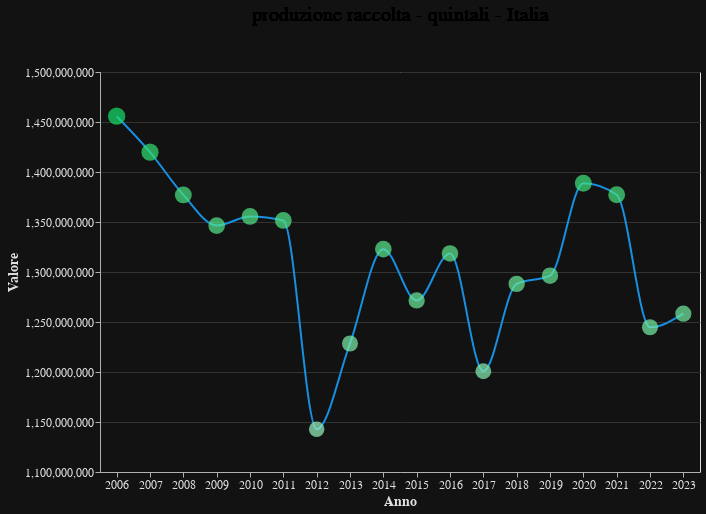

The cell this chart's notebook holds for it:
### Code cell
# Togli produzione totale - migliaia di quintali perchè arriva solo fino al 2019
data_filtered3 = data_filtered3[data_filtered3['Tipo dato'] != 'produzione totale - migliaia di quintali']

# Rinomina colonne di interesse
data_filtered3.rename(columns={'TIME': 'Anno', 'Value': 'Valore'}, inplace=True)

# Calcola valore totale per Tipo dato e TIME
summarized_df = data_filtered3.groupby(['Tipo dato', 'Anno', 'Territorio'])['Valore'].sum().reset_index()

# Rimuovi anno 2024 perchè mancano dei dati
summarized_df = summarized_df[summarized_df['Anno'] != 2024]

# Rimuovi unità foraggere
summarized_df = summarized_df[summarized_df['Tipo dato'] != 'unità foraggere']

# Seleziona solo Italia
summarized_df = summarized_df[summarized_df['Territorio'] == 'Italia']

# Crea una nuova colonna per concatenare il titolo
summarized_df['Title'] = summarized_df['Tipo dato'] + ' - ' + summarized_df['Territorio']

# Menù a tendina per "Tipo dato"
dropdown_options1 = sorted(summarized_df['Tipo dato'].unique().tolist())

# Selezione menù a tendina
dropdown1 = alt.binding_select(options=dropdown_options1, name = ' ')
selection1 = alt.selection_point(fields=['Tipo dato'], bind=dropdown1, name='SelectTipoDato', value = dropdown_options1[0])

#min_max_values = summarized_df.groupby(['Tipo dato', 'Territorio'])['Value'].agg(['min', 'max']).reset_index()

# Grafico a dispersione con cerchi
chart = alt.Chart(summarized_df).transform_filter(
    selection1 #& selection2
).mark_circle().encode(
    y='Valore:Q',
    x='Anno:N',
    size=alt.Size(field='Valore', type='quantitative', bin=alt.BinParams(maxbins=5)),
    color=alt.Color('Valore:Q', scale=alt.Scale(scheme='blues')),
    tooltip=['TIME', 'Valore']
).encode(
    x=alt.X('Anno:N', title='Anno', axis=alt.Axis(labelAngle=0, labelAlign='center', labelBaseline='top')),
    y=alt.Y('Valore:Q', title='Valore'),
    size=alt.Size('Valore:Q', scale=alt.Scale(range=[20, 300]), legend = None),
    color=alt.Color('Valore:Q', scale=alt.Scale(range=["#99f4be", "#18E169"])),
    tooltip=[alt.Tooltip('Anno:N'),
             alt.Tooltip('Valore:Q', format=',')]
    #tooltip=['Anno:N', 'Valore:Q']
).properties(
    width=600,
    #width = 'container',
    height=400
)

# Grafico a linee
line = alt.Chart(summarized_df).transform_filter(
    selection1
).mark_line(
    color="#188FE1",
    interpolate='monotone'
).encode(
    x=alt.X('Anno:N', title='Anno'),
    y=alt.Y('Valore:Q', title='Valore', scale=alt.Scale(zero=False)),
)

# Text chart per titolo dinamico
text = alt.Chart(summarized_df).transform_filter(
    selection1
).mark_text(
    align='center',
    dy=-15,
    fontSize=20
).encode(
    text='Title:N'
).properties(
    width=600,
    #width = 'container',
    height=30 
)

# Combina text chart and main chart
combined_chart = alt.vconcat(text, alt.layer(line, chart).add_selection(selection1))

# Salva il grafico in un file JSON
chart_json = combined_chart.to_json()
with open('chart_istat_smooth.json', 'w') as f:
    f.write(chart_json)

# Visualizza il grafico combinato
combined_chart

### Figure 1 — Vega-Lite specification as saved in the notebook (floating-point values rounded to 4 significant figures)
{"config": {"background": "#121212", "title": {"color": "#E0E0E0", "fontSize": 20}, "axis": {"domainColor": "#B0B0B0", "gridColor": "#333333", "tickColor": "#B0B0B0", "titleColor": "#E0E0E0", "labelColor": "#E0E0E0", "labelFontSize": 12, "titleFontSize": 14}, "legend": {"labelColor": "#E0E0E0", "titleColor": "#E0E0E0"}, "mark": {"color": "#1f77b4"}}, "vconcat": [{"mark": {"type": "text", "align": "center", "dy": -15, "fontSize": 20}, "encoding": {"text": {"field": "Title", "type": "nominal"}}, "height": 30, "transform": [{"filter": {"param": "SelectTipoDato"}}], "width": 600}, {"layer": [{"mark": {"type": "line", "color": "#188FE1", "interpolate": "monotone"}, "encoding": {"x": {"field": "Anno", "title": "Anno", "type": "nominal"}, "y": {"field": "Valore", "scale": {"zero": false}, "title": "Valore", "type": "quantitative"}}, "name": "view_4", "transform": [{"filter": {"param": "SelectTipoDato"}}]}, {"mark": {"type": "circle"}, "encoding": {"color": {"field": "Valore", "scale": {"range": ["#99f4be", "#18E169"]}, "type": "quantitative"}, "size": {"field": "Valore", "legend": null, "scale": {"range": [20, 300]}, "type": "quantitative"}, "tooltip": [{"field": "Anno", "type": "nominal"}, {"field": "Valore", "format": ",", "type": "quantitative"}], "x": {"axis": {"labelAlign": "center", "labelAngle": 0, "labelBaseline": "top"}, "field": "Anno", "title": "Anno", "type": "nominal"}, "y": {"field": "Valore", "title": "Valore", "type": "quantitative"}}, "transform": [{"filter": {"param": "SelectTipoDato"}}]}], "height": 400, "width": 600}], "data": {"name": "data-3a06aecd3a73440dd400274a6aeb4b4f"}, "params": [{"name": "SelectTipoDato", "select": {"type": "point", "fields": ["Tipo dato"]}, "bind": {"input": "select", "options": ["produzione raccolta - quintali", "produzione totale - quintali", "superficie in produzione - ettari", "superficie totale - are", "superficie totale - ettari"], "name": " "}, "value": "produzione raccolta - quintali", "views": ["view_4"]}], "$schema": "https://vega.github.io/schema/vega-lite/v5.8.0.json", "datasets": {"data-3a06aecd3a73440dd400274a6aeb4b4f": [{"Tipo dato": "produzione raccolta - quintali", "Anno": 2006, "Territorio": "Italia", "Valore": 1456000000.0, "Title": "produzione raccolta - quintali - Italia"}, {"Tipo dato": "produzione raccolta - quintali", "Anno": 2007, "Territorio": "Italia", "Valore": 1420000000.0, "Title": "produzione raccolta - quintali - Italia"}, {"Tipo dato": "produzione raccolta - quintali", "Anno": 2008, "Territorio": "Italia", "Valore": 1377000000.0, "Title": "produzione raccolta - quintali - Italia"}, {"Tipo dato": "produzione raccolta - quintali", "Anno": 2009, "Territorio": "Italia", "Valore": 1346000000.0, "Title": "produzione raccolta - quintali - Italia"}, {"Tipo dato": "produzione raccolta - quintali", "Anno": 2010, "Territorio": "Italia", "Valore": 1356000000.0, "Title": "produzione raccolta - quintali - Italia"}, {"Tipo dato": "produzione raccolta - quintali", "Anno": 2011, "Territorio": "Italia", "Valore": 1352000000.0, "Title": "produzione raccolta - quintali - Italia"}, {"Tipo dato": "produzione raccolta - quintali", "Anno": 2012, "Territorio": "Italia", "Valore": 1143000000.0, "Title": "produzione raccolta - quintali - Italia"}, {"Tipo dato": "produzione raccolta - quintali", "Anno": 2013, "Territorio": "Italia", "Valore": 1229000000.0, "Title": "produzione raccolta - quintali - Italia"}, {"Tipo dato": "produzione raccolta - quintali", "Anno": 2014, "Territorio": "Italia", "Valore": 1323000000.0, "Title": "produzione raccolta - quintali - Italia"}, {"Tipo dato": "produzione raccolta - quintali", "Anno": 2015, "Territorio": "Italia", "Valore": 1272000000.0, "Title": "produzione raccolta - quintali - Italia"}, {"Tipo dato": "produzione raccolta - quintali", "Anno": 2016, "Territorio": "Italia", "Valore": 1319000000.0, "Title": "produzione raccolta - quintali - Italia"}, {"Tipo dato": "produzione raccolta - quintali", "Anno": 2017, "Territorio": "Italia", "Valore": 1201000000.0, "Title": "produzione raccolta - quintali - Italia"}, {"Tipo dato": "produzione raccolta - quintali", "Anno": 2018, "Territorio": "Italia", "Valore": 1288000000.0, "Title": "produzione raccolta - quintali - Italia"}, {"Tipo dato": "produzione raccolta - quintali", "Anno": 2019, "Territorio": "Italia", "Valore": 1296000000.0, "Title": "produzione raccolta - quintali - Italia"}, {"Tipo dato": "produzione raccolta - quintali", "Anno": 2020, "Territorio": "Italia", "Valore": 1389000000.0, "Title": "produzione raccolta - quintali - Italia"}, {"Tipo dato": "produzione raccolta - quintali", "Anno": 2021, "Territorio": "Italia", "Valore": 1377000000.0, "Title": "produzione raccolta - quintali - Italia"}, {"Tipo dato": "produzione raccolta - quintali", "Anno": 2022, "Territorio": "Italia", "Valore": 1245000000.0, "Title": "produzione raccolta - quintali - Italia"}, {"Tipo dato": "produzione raccolta - quintali", "Anno": 2023, "Territorio": "Italia", "Valore": 1258000000.0, "Title": "produzione raccolta - quintali - Italia"}, {"Tipo dato": "produzione totale - quintali", "Anno": 2006, "Territorio": "Italia", "Valore": 1476000000.0, "Title": "produzione totale - quintali - Italia"}, {"Tipo dato": "produzione totale - quintali", "Anno": 2007, "Territorio": "Italia", "Valore": 1439000000.0, "Title": "produzione totale - quintali - Italia"}, {"Tipo dato": "produzione totale - quintali", "Anno": 2008, "Territorio": "Italia", "Valore": 1395000000.0, "Title": "produzione totale - quintali - Italia"}, {"Tipo dato": "produzione totale - quintali", "Anno": 2009, "Territorio": "Italia", "Valore": 1365000000.0, "Title": "produzione totale - quintali - Italia"}, {"Tipo dato": "produzione totale - quintali", "Anno": 2010, "Territorio": "Italia", "Valore": 1374000000.0, "Title": "produzione totale - quintali - Italia"}, {"Tipo dato": "produzione totale - quintali", "Anno": 2011, "Territorio": "Italia", "Valore": 1368000000.0, "Title": "produzione totale - quintali - Italia"}, {"Tipo dato": "produzione totale - quintali", "Anno": 2012, "Territorio": "Italia", "Valore": 1160000000.0, "Title": "produzione totale - quintali - Italia"}, {"Tipo dato": "produzione totale - quintali", "Anno": 2013, "Territorio": "Italia", "Valore": 1245000000.0, "Title": "produzione totale - quintali - Italia"}, {"Tipo dato": "produzione totale - quintali", "Anno": 2014, "Territorio": "Italia", "Valore": 1344000000.0, "Title": "produzione totale - quintali - Italia"}, {"Tipo dato": "produzione totale - quintali", "Anno": 2015, "Territorio": "Italia", "Valore": 1289000000.0, "Title": "produzione totale - quintali - Italia"}, {"Tipo dato": "produzione totale - quintali", "Anno": 2016, "Territorio": "Italia", "Valore": 1336000000.0, "Title": "produzione totale - quintali - Italia"}, {"Tipo dato": "produzione totale - quintali", "Anno": 2017, "Territorio": "Italia", "Valore": 1216000000.0, "Title": "produzione totale - quintali - Italia"}, {"Tipo dato": "produzione totale - quintali", "Anno": 2018, "Territorio": "Italia", "Valore": 1306000000.0, "Title": "produzione totale - quintali - Italia"}, {"Tipo dato": "produzione totale - quintali", "Anno": 2019, "Territorio": "Italia", "Valore": 1311000000.0, "Title": "produzione totale - quintali - Italia"}, {"Tipo dato": "produzione totale - quintali", "Anno": 2020, "Territorio": "Italia", "Valore": 1400000000.0, "Title": "produzione totale - quintali - Italia"}, {"Tipo dato": "produzione totale - quintali", "Anno": 2021, "Territorio": "Italia", "Valore": 1384000000.0, "Title": "produzione totale - quintali - Italia"}, {"Tipo dato": "produzione totale - quintali", "Anno": 2022, "Territorio": "Italia", "Valore": 1247000000.0, "Title": "produzione totale - quintali - Italia"}, {"Tipo dato": "produzione totale - quintali", "Anno": 2023, "Territorio": "Italia", "Valore": 1272000000.0, "Title": "produzione totale - quintali - Italia"}, {"Tipo dato": "superficie in produzione - ettari", "Anno": 2006, "Territorio": "Italia", "Valore": 8655000.0, "Title": "superficie in produzione - ettari - Italia"}, {"Tipo dato": "superficie in produzione - ettari", "Anno": 2007, "Territorio": "Italia", "Valore": 8929000.0, "Title": "superficie in produzione - ettari - Italia"}, {"Tipo dato": "superficie in produzione - ettari", "Anno": 2008, "Territorio": "Italia", "Valore": 8753000.0, "Title": "superficie in produzione - ettari - Italia"}, {"Tipo dato": "superficie in produzione - ettari", "Anno": 2009, "Territorio": "Italia", "Valore": 8778000.0, "Title": "superficie in produzione - ettari - Italia"}, {"Tipo dato": "superficie in produzione - ettari", "Anno": 2010, "Territorio": "Italia", "Valore": 9144000.0, "Title": "superficie in produzione - ettari - Italia"}, {"Tipo dato": "superficie in produzione - ettari", "Anno": 2011, "Territorio": "Italia", "Valore": 8938000.0, "Title": "superficie in produzione - ettari - Italia"}, {"Tipo dato": "superficie in produzione - ettari", "Anno": 2012, "Territorio": "Italia", "Valore": 6486000.0, "Title": "superficie in produzione - ettari - Italia"}, {"Tipo dato": "superficie in produzione - ettari", "Anno": 2013, "Territorio": "Italia", "Valore": 8869000.0, "Title": "superficie in produzione - ettari - Italia"}, {"Tipo dato": "superficie in produzione - ettari", "Anno": 2014, "Territorio": "Italia", "Valore": 8418000.0, "Title": "superficie in produzione - ettari - Italia"}, {"Tipo dato": "superficie in produzione - ettari", "Anno": 2015, "Territorio": "Italia", "Valore": 8425000.0, "Title": "superficie in produzione - ettari - Italia"}, {"Tipo dato": "superficie in produzione - ettari", "Anno": 2016, "Territorio": "Italia", "Valore": 8434000.0, "Title": "superficie in produzione - ettari - Italia"}, {"Tipo dato": "superficie in produzione - ettari", "Anno": 2017, "Territorio": "Italia", "Valore": 8317000.0, "Title": "superficie in produzione - ettari - Italia"}, {"Tipo dato": "superficie in produzione - ettari", "Anno": 2018, "Territorio": "Italia", "Valore": 8399000.0, "Title": "superficie in produzione - ettari - Italia"}, {"Tipo dato": "superficie in produzione - ettari", "Anno": 2019, "Territorio": "Italia", "Valore": 8489000.0, "Title": "superficie in produzione - ettari - Italia"}, {"Tipo dato": "superficie in produzione - ettari", "Anno": 2020, "Territorio": "Italia", "Valore": 8707000.0, "Title": "superficie in produzione - ettari - Italia"}, {"Tipo dato": "superficie in produzione - ettari", "Anno": 2021, "Territorio": "Italia", "Valore": 8785000.0, "Title": "superficie in produzione - ettari - Italia"}, {"Tipo dato": "superficie in produzione - ettari", "Anno": 2022, "Territorio": "Italia", "Valore": 8549000.0, "Title": "superficie in produzione - ettari - Italia"}, {"Tipo dato": "superficie in produzione - ettari", "Anno": 2023, "Territorio": "Italia", "Valore": 8613000.0, "Title": "superficie in produzione - ettari - Italia"}, {"Tipo dato": "superficie totale - are", "Anno": 2006, "Territorio": "Italia", "Valore": 3494000.0, "Title": "superficie totale - are - Italia"}, {"Tipo dato": "superficie totale - are", "Anno": 2007, "Territorio": "Italia", "Valore": 3159000.0, "Title": "superficie totale - are - Italia"}, {"Tipo dato": "superficie totale - are", "Anno": 2008, "Territorio": "Italia", "Valore": 3010000.0, "Title": "superficie totale - are - Italia"}, {"Tipo dato": "superficie totale - are", "Anno": 2009, "Territorio": "Italia", "Valore": 3816000.0, "Title": "superficie totale - are - Italia"}, {"Tipo dato": "superficie totale - are", "Anno": 2010, "Territorio": "Italia", "Valore": 3264000.0, "Title": "superficie totale - are - Italia"}, {"Tipo dato": "superficie totale - are", "Anno": 2011, "Territorio": "Italia", "Valore": 3710000.0, "Title": "superficie totale - are - Italia"}, {"Tipo dato": "superficie totale - are", "Anno": 2012, "Territorio": "Italia", "Valore": 3361000.0, "Title": "superficie totale - are - Italia"}, {"Tipo dato": "superficie totale - are", "Anno": 2013, "Territorio": "Italia", "Valore": 3699000.0, "Title": "superficie totale - are - Italia"}, {"Tipo dato": "superficie totale - are", "Anno": 2014, "Territorio": "Italia", "Valore": 3783000.0, "Title": "superficie totale - are - Italia"}, {"Tipo dato": "superficie totale - are", "Anno": 2015, "Territorio": "Italia", "Valore": 3827000.0, "Title": "superficie totale - are - Italia"}, {"Tipo dato": "superficie totale - are", "Anno": 2016, "Territorio": "Italia", "Valore": 3931000.0, "Title": "superficie totale - are - Italia"}, {"Tipo dato": "superficie totale - are", "Anno": 2017, "Territorio": "Italia", "Valore": 3900000.0, "Title": "superficie totale - are - Italia"}, {"Tipo dato": "superficie totale - are", "Anno": 2018, "Territorio": "Italia", "Valore": 3889000.0, "Title": "superficie totale - are - Italia"}, {"Tipo dato": "superficie totale - are", "Anno": 2019, "Territorio": "Italia", "Valore": 3941000.0, "Title": "superficie totale - are - Italia"}, {"Tipo dato": "superficie totale - are", "Anno": 2020, "Territorio": "Italia", "Valore": 3947000.0, "Title": "superficie totale - are - Italia"}, {"Tipo dato": "superficie totale - are", "Anno": 2021, "Territorio": "Italia", "Valore": 4546000.0, "Title": "superficie totale - are - Italia"}, {"Tipo dato": "superficie totale - are", "Anno": 2022, "Territorio": "Italia", "Valore": 4277000.0, "Title": "superficie totale - are - Italia"}, {"Tipo dato": "superficie totale - are", "Anno": 2023, "Territorio": "Italia", "Valore": 4564000.0, "Title": "superficie totale - are - Italia"}, {"Tipo dato": "superficie totale - ettari", "Anno": 2006, "Territorio": "Italia", "Valore": 13780000.0, "Title": "superficie totale - ettari - Italia"}, {"Tipo dato": "superficie totale - ettari", "Anno": 2007, "Territorio": "Italia", "Valore": 14010000.0, "Title": "superficie totale - ettari - Italia"}, {"Tipo dato": "superficie totale - ettari", "Anno": 2008, "Territorio": "Italia", "Valore": 13940000.0, "Title": "superficie totale - ettari - Italia"}, {"Tipo dato": "superficie totale - ettari", "Anno": 2009, "Territorio": "Italia", "Valore": 13450000.0, "Title": "superficie totale - ettari - Italia"}, {"Tipo dato": "superficie totale - ettari", "Anno": 2010, "Territorio": "Italia", "Valore": 13810000.0, "Title": "superficie totale - ettari - Italia"}, {"Tipo dato": "superficie totale - ettari", "Anno": 2011, "Territorio": "Italia", "Valore": 13510000.0, "Title": "superficie totale - ettari - Italia"}, {"Tipo dato": "superficie totale - ettari", "Anno": 2012, "Territorio": "Italia", "Valore": 11070000.0, "Title": "superficie totale - ettari - Italia"}, {"Tipo dato": "superficie totale - ettari", "Anno": 2013, "Territorio": "Italia", "Valore": 13440000.0, "Title": "superficie totale - ettari - Italia"}, {"Tipo dato": "superficie totale - ettari", "Anno": 2014, "Territorio": "Italia", "Valore": 12960000.0, "Title": "superficie totale - ettari - Italia"}, {"Tipo dato": "superficie totale - ettari", "Anno": 2015, "Territorio": "Italia", "Valore": 12820000.0, "Title": "superficie totale - ettari - Italia"}, {"Tipo dato": "superficie totale - ettari", "Anno": 2016, "Territorio": "Italia", "Valore": 12870000.0, "Title": "superficie totale - ettari - Italia"}, {"Tipo dato": "superficie totale - ettari", "Anno": 2017, "Territorio": "Italia", "Valore": 12680000.0, "Title": "superficie totale - ettari - Italia"}, {"Tipo dato": "superficie totale - ettari", "Anno": 2018, "Territorio": "Italia", "Valore": 12720000.0, "Title": "superficie totale - ettari - Italia"}, {"Tipo dato": "superficie totale - ettari", "Anno": 2019, "Territorio": "Italia", "Valore": 12750000.0, "Title": "superficie totale - ettari - Italia"}, {"Tipo dato": "superficie totale - ettari", "Anno": 2020, "Territorio": "Italia", "Valore": 12860000.0, "Title": "superficie totale - ettari - Italia"}, {"Tipo dato": "superficie totale - ettari", "Anno": 2021, "Territorio": "Italia", "Valore": 13090000.0, "Title": "superficie totale - ettari - Italia"}, {"Tipo dato": "superficie totale - ettari", "Anno": 2022, "Territorio": "Italia", "Valore": 12930000.0, "Title": "superficie totale - ettari - Italia"}, {"Tipo dato": "superficie totale - ettari", "Anno": 2023, "Territorio": "Italia", "Valore": 12780000.0, "Title": "superficie totale - ettari - Italia"}]}}
